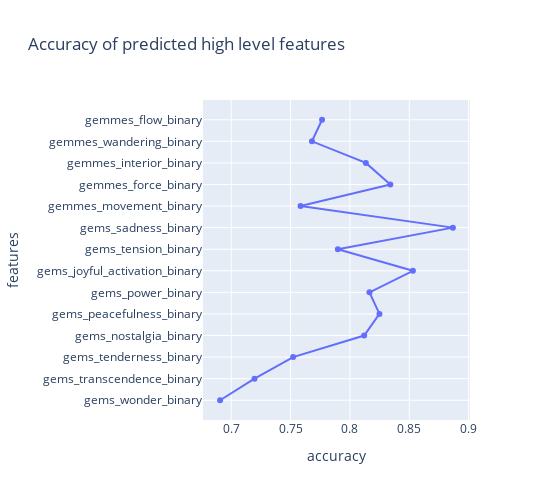

Here is the notebook cell this chart was saved with:
### Code cell
import plotly.express as px

fig = px.line(new_plot_df, y='features', x="accuracy", markers=True, title='Accuracy of predicted high level features', height=500, width=550)
fig.show()

### Figure 1 — Plotly figure (JSON) as saved in the notebook; plotly's stock layout.template omitted (floating-point values rounded to 4 significant figures)
{"data": [{"hovertemplate": "accuracy=%{x}<br>features=%{y}<extra></extra>", "legendgroup": "", "line": {"color": "#636efa", "dash": "solid"}, "marker": {"symbol": "circle"}, "mode": "lines+markers", "name": "", "orientation": "h", "showlegend": false, "x": [0.6906, 0.7196, 0.7522, 0.812, 0.8248, 0.8164, 0.853, 0.7898, 0.8867, 0.7584, 0.834, 0.8134, 0.768, 0.7765], "xaxis": "x", "y": ["gems_wonder_binary", "gems_transcendence_binary", "gems_tenderness_binary", "gems_nostalgia_binary", "gems_peacefulness_binary", "gems_power_binary", "gems_joyful_activation_binary", "gems_tension_binary", "gems_sadness_binary", "gemmes_movement_binary", "gemmes_force_binary", "gemmes_interior_binary", "gemmes_wandering_binary", "gemmes_flow_binary"], "yaxis": "y", "type": "scatter"}], "layout": {"xaxis": {"anchor": "y", "domain": [0.0, 1.0], "title": {"text": "accuracy"}}, "yaxis": {"anchor": "x", "domain": [0.0, 1.0], "title": {"text": "features"}}, "legend": {"tracegroupgap": 0}, "title": {"text": "Accuracy of predicted high level features"}, "height": 500, "width": 550}}
